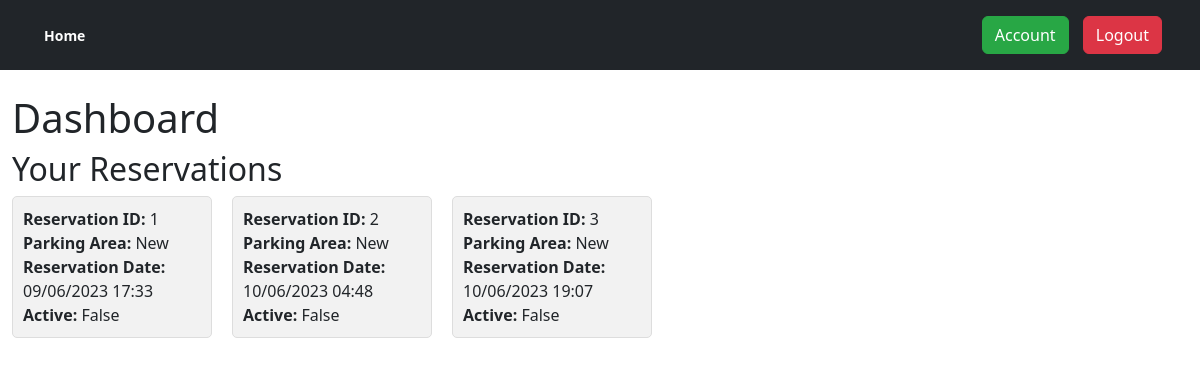
The app's page /dashboard (signed in) with its own data.
### src/accounts/models.py (models this page shows, shortened)
class Reservation(db.Model):
    __tablename__ = "reservations"
    id = db.Column(db.Integer, primary_key=True)
    user_id = db.Column(db.Integer, db.ForeignKey("users.id"), nullable=False)
    parking_area_id = db.Column(db.Integer, db.ForeignKey("parking_areas.id"), nullable=False)
    reservation_datetime = db.Column(DateTime, nullable=True, default=datetime.now)
    active = db.Column(db.Boolean, nullable=True, default=True)
    user = db.relationship("User", backref=db.backref("reservations", lazy=True))
    parking_area = db.relationship("ParkingArea", backref=db.backref("reservations", lazy=True))

class ParkingArea(db.Model):
    __tablename__ = "parking_areas"
    id = db.Column(db.Integer, primary_key=True)
    name = db.Column(db.String, nullable=False)
    capacity = db.Column(db.Integer, nullable=False, default=0)
    free_spaces = db.Column(db.Integer, nullable=False, default=0)
    map_link = db.Column(db.String)  # Add the map_link attribute
    detection_method = db.Column(db.String)  # Add the detection_method attribute
    video_path = db.Column(db.String)  # Add the video_path attribute

### src/core/views.py (the view)
@core_bp.route("/dashboard")
@login_required
def dash():
    user_reservations = Reservation.query.filter_by(user_id=current_user.id).all()
    if current_user.is_admin:
        user_reservations = Reservation.query.all()
    return render_template("core/dashboard.html", reservations=user_reservations)

### src/__init__.py (called while the page is built)
@login_manager.user_loader
def load_user(user_id):
    return User.query.filter(User.id == int(user_id)).first()

### src/templates/core/dashboard.html (shortened to what this page needs)
{% extends "_base.html" %}
{% block content %}
<div class="dashboard">
    <h1 class="page-title">Dashboard</h1>
    <h2>Your Reservations</h2>
    <div class="reservation-list">
        {% if reservations %}
            {% for reservation in reservations %}
                <div class="reservation-box">
                    <p><strong>Reservation ID:</strong> {{ reservation.id }}</p>
                    <p><strong>Parking Area:</strong> {{ reservation.parking_area.name }}</p>
                    <p><strong>Reservation Date:</strong> {{ reservation.reservation_datetime.strftime("%d/%m/%Y %H:%M") }}</p>
                    <p><strong>Active:</strong> {{ reservation.active }}</p>
                </div>
            {% endfor %}
        {% else %}
            <p>No reservations found.</p>
        {% endif %}
    </div>
</div>
{% endblock %}

### src/static/main.css (style rules this page uses)
.reservation-list { display: flex; flex-wrap: wrap; gap: 20px; }
.reservation-box { width: 200px; padding: 10px; background-color: #f2f2f2; border: 1px solid #ddd; border-radius: 5px; }
.reservation-box p { margin: 0; }
.reservation-box strong { font-weight: bold; }

### records on screen
Reservation: id "1", parking_area.name "New", reservation_datetime "09/06/2023 17:33", active "False"
Reservation: id "2", parking_area.name "New", reservation_datetime "10/06/2023 04:48", active "False"
Reservation: id "3", parking_area.name "New", reservation_datetime "10/06/2023 19:07", active "False"
